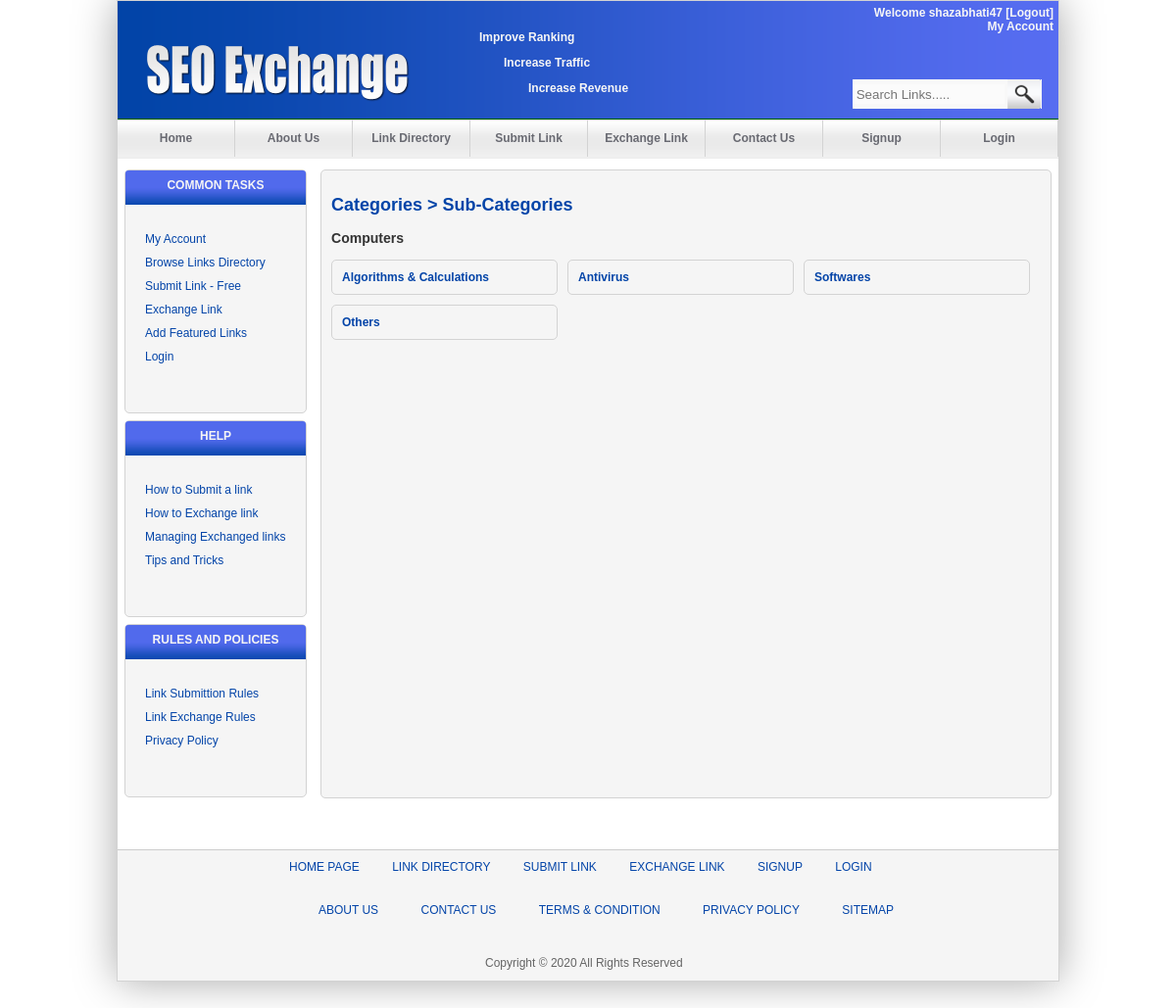
The app's page /subCategories.php?catname=Computers (signed in) with its own data.
### tables this page shows
CREATE TABLE IF NOT EXISTS `subcategory` (
  `id` int(11) NOT NULL AUTO_INCREMENT,
  `Name` varchar(30) NOT NULL,
  PRIMARY KEY (`id`)
);

### subCategories.php (the view, shortened to what this page needs)
<?php require_once('Connections/seoExchangeDbConnection.php'); ?>
<?php
if (!function_exists("GetSQLValueString")) {
function GetSQLValueString($theValue, $theType, $theDefinedValue = "", $theNotDefinedValue = "")
{
  $theValue = function_exists("mysql_real_escape_string") ? mysql_real_escape_string($theValue) : mysql_escape_string($theValue);
  switch ($theType) {
    case "text":
      $theValue = ($theValue != "") ? "'" . $theValue . "'" : "NULL";
      break;
  }
  return $theValue;
}
}
$maxRows_RecordsetSubCategories = 30;
$pageNum_RecordsetSubCategories = 0;
$startRow_RecordsetSubCategories = $pageNum_RecordsetSubCategories * $maxRows_RecordsetSubCategories;
$colname_RecordsetSubCategories = "-1";
if (isset($_GET['catname'])) {
  $colname_RecordsetSubCategories = $_GET['catname'];
}
$query_RecordsetSubCategories = sprintf("SELECT subcategory.id, subcategory.Name FROM subcategory INNER JOIN category ON subcategory.id=category.subcategory WHERE category.Name = %s", GetSQLValueString($colname_RecordsetSubCategories, "text"));
$query_limit_RecordsetSubCategories = sprintf("%s LIMIT %d, %d", $query_RecordsetSubCategories, $startRow_RecordsetSubCategories, $maxRows_RecordsetSubCategories);
$RecordsetSubCategories = mysql_query($query_limit_RecordsetSubCategories, $seoExchangeDbConnection) or die(mysql_error());
$row_RecordsetSubCategories = mysql_fetch_assoc($RecordsetSubCategories);
?>
<!DOCTYPE html PUBLIC "-//W3C//DTD XHTML 1.0 Transitional//EN" "http://www.w3.org/TR/xhtml1/DTD/xhtml1-transitional.dtd">
<html xmlns="http://www.w3.org/1999/xhtml">
<head>
<link href="Styles/main.css" rel="stylesheet" type="text/css" />
<link href="SpryAssets/SpryMenuBarHorizontal.css" rel="stylesheet" type="text/css" />
</head>
<body>
<div id="HeaderText">
  <p>Improve Ranking</p>
  <p style="text-indent:25px">Increase Traffic</p>
  <p style="text-indent:50px">Increase Revenue</p>
</div>
<div id="container">
  <div id="header">
    <div id="logo"> <a href="index.php"><img src="images/Logo SEO Exchange.png" width="268" height="58" alt="seo Exchange Logo" longdesc="index.php" border="none;"/></a></div>
    <div id="navbar">
      <ul id="MenuBar1" class="MenuBarHorizontal">
        <li><a href="index.php">Home</a></li>
        <li><a href="AboutUs.php">About Us</a></li>
        <li><a href="LinkDirectory.php">Link Directory</a></li>
        <li><a href="SubmitLink.php">Submit Link</a></li>
        <li><a href="ExchangeLink.php">Exchange Link</a></li>
        <li><a href="ContactUs.php">Contact Us</a></li>
        <li><a href="Signup.php">Signup</a></li>
        <li><a href="login.php">Login</a></li>
      </ul>
    </div>
    <div id="DivUserWelcome">
      <?php
	   $urlLogout="<a href='/doLogout.php' style='color:#F6F6F6'> [Logout] </a>";
if (isset($_SESSION['MM_Username'])){echo "Welcome  ".$_SESSION['MM_Username']."  ".$urlLogout;
          echo  "<br /><a href='/myAccount.php' style='color:#F6F6F6'> My Account </a><br />";}?>
    </div>
    <div id="searchbar">
      <form id="Searchform" name="Searchform" method="get" action="Search.php">
        <input name="searchField" type="text" id="searchField" placeholder=" Search Links....." />
        <input type="submit" name="searchButton" id="searchButton" value="  " />
      </form>
    </div>
  </div>
  <div id="main">
    <div id="sidebar">
      <div class="panel">
        <div class="panelHeading">Common Tasks</div>
        <div class="panelBody">
          <ul>
            <?php
		  if (isset($_SESSION['MM_Username'])){?>
            <li><a href="../myAccount.php">My Account</a></li>
            <?php }?>
            <a href="LinkDirectory.php">
            <li>Browse Links Directory</li>
            </a> <a href="SubmitLink.php">
            <li>Submit Link - Free</li>
            </a> <a href="ExchangeLink.php">
            <li>Exchange Link</li>
            </a> <a href="AddFeatured.php">
            <li>Add Featured Links</li>
            </a> <a href="login.php">
            <li>Login</li>
            </a>
          </ul>
        </div>
      </div>
      <div class="panel">
        <div class="panelHeading">Help</div>
        <div class="panelBody">
          <ul>
            <a href="HowToSubmitLink.php">
            <li>How to Submit a link</li>
            </a> <a href="HowToExchange.php">
            <li>How to Exchange link</li>
            </a> <a href="HowToManage.php">
            <li>Managing Exchanged links</li>
            </a> <a href="Tips.php">
            <li>Tips and Tricks</li>
            </a>
          </ul>
        </div>
      </div>
      <div class="panel">
        <div class="panelHeading">Rules and policies</div>
        <div class="panelBody">
          <ul>
            <a href="LinkSubmitRules.php">
            <li>Link Submittion Rules</li>
            </a> <a href="LinkExchangeRules.php">
            <li>Link Exchange Rules</li>
            </a> <a href="Privacy.php">
            <li>Privacy Policy </li>
            </a>
          </ul>
        </div>
      </div>
    </div>
    <div id="content">
      <div class="panel">
        <div class="panelBody" style="height:600px">
          <h2><a href="LinkDirectory.php">Categories</a> &gt; Sub-Categories</h2>
          <h3>
            <?php if (isset($_GET['catname'])) {
			echo $_GET['catname'];
			}?>
          </h3>
          <ul>
            <?php do {
			 ?>
            <li><a href="links.php<?php echo "?id=".$row_RecordsetSubCategories['id']."&amp;subcatname=".urlencode($row_RecordsetSubCategories['Name'])."&amp;catname=".urlencode($_GET['catname']); ?>"> <?php echo $row_RecordsetSubCategories['Name']; ?></a></li>
            <?php } while ($row_RecordsetSubCategories = mysql_fetch_assoc($RecordsetSubCategories)); ?>
          </ul>
        </div>
      </div>
    </div>
  </div>
  <div id="footer">
    <div id="footnav">
      <ul>
        <a href="index.php">
        <li>Home Page</li>
        </a> <a href="LinkDirectory.php">
        <li>link directory</li>
        </a> <a href="SubmitLink.php">
        <li>submit link</li>
        </a> <a href="ExchangeLink.php">
        <li>exchange link</li>
        </a> <a href="Signup.php">
        <li>signup</li>
        </a> <a href="login.php">
        <li>Login</li>
        </a>
      </ul>
    </div>
    <div id="footcontent">
      <ul>
        <a href="AboutUs.php">
        <li>About Us</li>
        </a> <a href="ContactUs.php">
        <li>Contact Us</li>
        </a> <a href="TermConditions.php">
        <li>Terms & Condition</li>
        </a> <a href="Privacy.php">
        <li>Privacy Policy</li>
        </a> <a href="index.php">
        <li>Sitemap</li>
        </a>
      </ul>
    </div>
    <div id="copyright">
      Copyright &copy; <?php echo date('Y');?> All Rights Reserved </div>
  </div>
</div>
</body>
</html>

### Styles/main.css (style rules this page uses)
body,td,th { font-family: Arial, Helvetica, sans-serif; font-size: 12px; color: #333; margin: 0px; padding: 0px; }
body { background-color: #FFF; margin-top: 0px; margin-bottom: 30px; }
a:link { color: #0344a8; text-decoration: none; }
h2 { color: #0344a8; }
#container { height: 1000px; width: 960px; margin: auto; border: solid 1px lightgray; box-shadow: 0px 0px 40px darkGray; }
#logo { height: 58px; width: 268px; margin-top: 45px; margin-right: 30px; margin-bottom: 30px; margin-left: 30px; position: absolute; }
#header { background-color: #060; height: 160px; width: 960px; background-image: url(../images/bannerbg.png); background-repeat: no-repeat; position: relative; margin-top: 0px; }
#HeaderText { position:absolute; left:439px; top:19px; width:192px; height:85px; z-index:1; font-size: 12px; font-weight: bold; color: #F6F6F6; margin-left: 50px; font-family: Verdana, Geneva, sans-serif; }
#searchbar { background-color: #E6E6E6; height: 30px; width: 190px; margin-bottom: 10px; margin-right: 10px; position: absolute; top: 80px; margin-left: 750px; }
#navbar { height: 40px; width: 960px; text-align: center; background-image:url(../images/bgNavbar.png); background-repeat: repeat-x; position: relative; padding: 0px; top: 121px; }
#Searchform { background-color: #F8F8F8; font-family: Arial, Helvetica, sans-serif; height: 30px; width: 193px; border-right-width: 0px; border-bottom-left-radius: 3px; }
#searchField { background-color: #FBFBFB; font-family: Arial, Helvetica, sans-serif; height: 20px; width: 155px; margin: 0px; padding: 0px; border-top-style: none; border-right-style: none; border-bottom-style: none; border-left-style: none; color: #333; }
#searchButton { background-image: url(../images/searchlogo.png); height: 30px; width: 34px; border-top-style: none; border-right-style: none; border-bottom-style: none; border-left-style: none; cursor: pointer; }
#sidebar { float: left; height: 600px; width: 200px; position: relative; }
#main { height: 660px; width: 960px; margin-top: 5px; }
.panel { background-color: whiteSmoke; position: relative; height: auto; border: solid 1px lightgray; border-radius: 5px; margin: 7px; width: auto; padding-bottom: 20px; }
#footer { background-color: whiteSmoke; height: 133px; width: 960px; float: right; border-top: 1px solid #CCC; }
#footnav ul { margin-top: 10px; margin-right: 125px; margin-bottom: 10px; margin-left: 125px; }
#footcontent ul { margin-top: 10 .px; margin-right: 145px; margin-bottom: 10px; margin-left: 145px; margin-top: 30px; }
#copyright { font-family: Arial, Helvetica, sans-serif; color: #656565; padding-right: 375px; padding-left: 375px; margin-top: 40px; }
#content .panel .panelBody { width: auto; height: auto; padding: 10px; }
#footnav ul li { display: inline; margin-right: 15px; margin-bottom: 5px; margin-left: 5px; padding: 5px; font-family: Tahoma, Geneva, sans-serif; text-transform: uppercase; color: #0344a8; }
#footcontent ul li { display: inline; margin-right: 15px; margin-bottom: 5px; margin-left: 15px; padding: 5px; font-family: Tahoma, Geneva, sans-serif; text-transform: uppercase; color: #0344a8; }
#content { width: 760px; float: right; height: 701px; }
#DivUserWelcome { position:absolute; height:23px; z-index:1; top: 5px; font-size: 12px; font-weight: bold; color: #F6F6F6; font-family: Verdana, Geneva, sans-serif; text-align: right; right: 5px; float: right; }
.panelHeading { font-family: Tahoma, Geneva, sans-serif; background-image: url(../images/bgPanelHeading.png); background-repeat: repeat-x; height: 35px; position: relative; border-top-left-radius: 3px; border-top-right-radius: 3px; font-weight: bold; text-transform: uppercase; color: #f5f5f5; text-align: center; padding-top: 8px; }
.panelBody { padding: 10px; }
.panelBody ul li { font-family: Tahoma, Geneva, sans-serif; color: #0344a8; list-style-type: none; font-weight: normal; padding-bottom: 10px; }
.panelBody ul { margin: 10px; padding: 0px; }

### subCategories.php (style rules this page uses)
#main #content .panel .panelBody ul { margin: 0; padding: 0; list-style-type: none; width: auto; }
#main #content .panel .panelBody ul li { padding: 10px; list-style-type: none; position: relative; text-align: left; float: left; width: 209px; margin-right: 10px; margin-bottom: 10px; height: auto; font-weight: bold; color: #0344a8; border: solid 1px lightgray; border-radius: 5px; }
a:link { text-decoration: none; }

### records on screen
subcategory: Name "Algorithms & Calculations"
subcategory: Name "Antivirus"
subcategory: Name "Softwares"
subcategory: Name "Others"

### other values on screen
$_SESSION['MM_Username'] "shazabhati47"
$_GET['catname'] "Computers"
